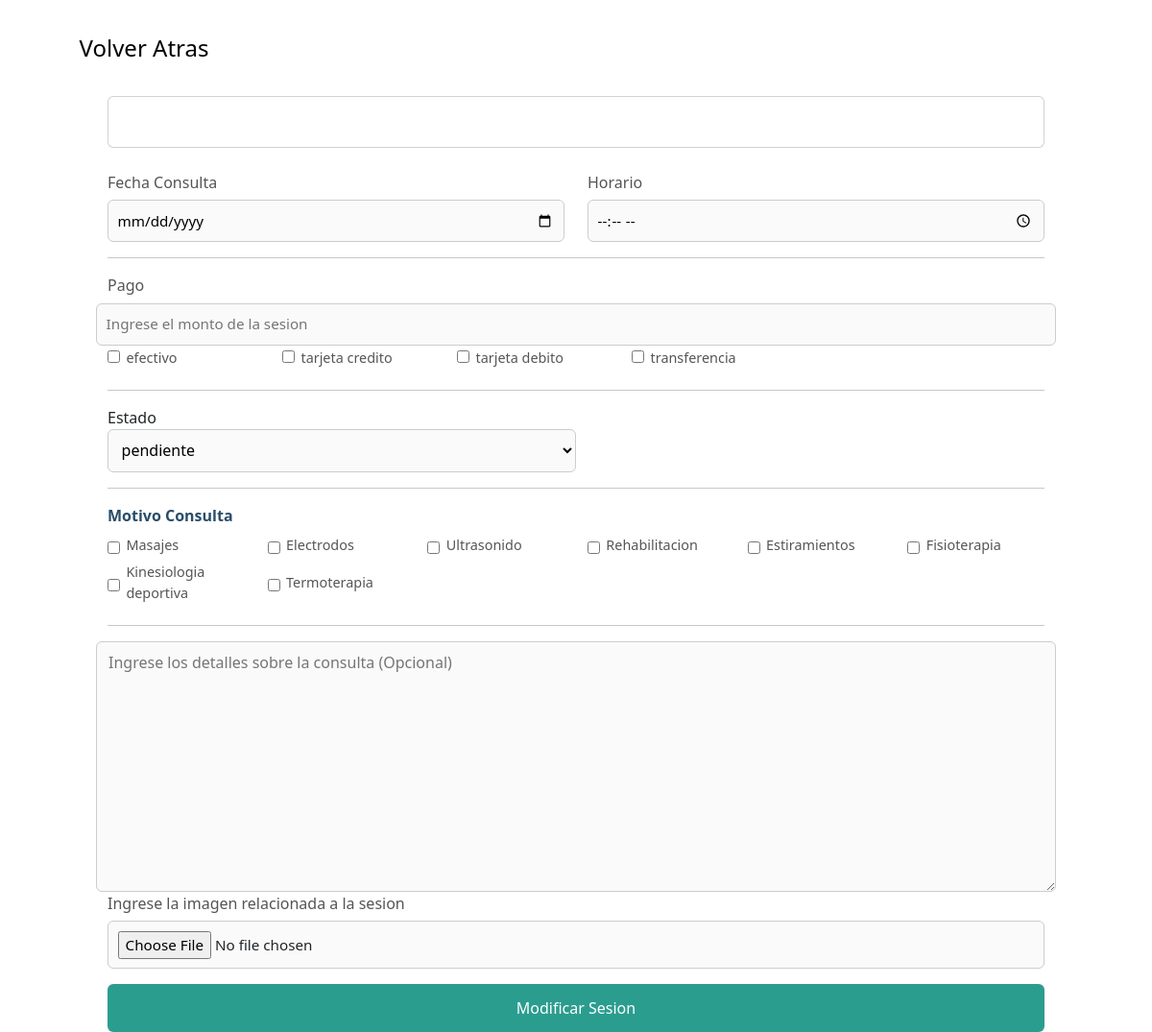
Page /admin/abml/modificacion-sesion.php (signed in) on the committed database.
### tables this page shows
CREATE TABLE `metodos_pago` (
  `id_metodos_pago` int(11) NOT NULL,
  `nombre` varchar(45) NOT NULL
);

CREATE TABLE `tratamientos` (
  `id_tratamientos` int(11) NOT NULL,
  `nombre` varchar(45) NOT NULL
);

### admin/abml/lectura.php (called while the page is built, shortened)
<?php
    $lecturaMetodosPago = "SELECT * FROM `metodos_pago`";
    $lecturaEstados = "SELECT * FROM `estados_sesiones`";
?>

### admin/abml/modificacion-sesion.php (the view, shortened to what this page needs)
<?php
    include_once("../../componentes/config/config.php");
    include_once("lectura.php");
?>
<!DOCTYPE html>
<html lang="en">
<head>
    <link rel="stylesheet" href="../../css-admin/sesiones.css">
    <?php
        include_once("../../librerias/bootstrap-css.php");
    ?>
</head>
<body>
    <main>
        <section>
            <article>
                <a class="volver-atras" href="../informacion-sesion.php?id=<?php echo $idSesion?>">Volver Atras</a>
            </article>
            <article>
                <form class="container-fluid form-modificacion" action="procesar-modificacion.php" method="post" enctype="multipart/form-data">
                    <div class="card mb-4">
                        <div class="card-body">
                        </div>
                    </div>
                    <div class="row">
                        <div class="col-6 d-flex flex-column">
                            <label for="fecha">Fecha Consulta</label>
                            <input type="date" name="fecha" id="fecha" placeholder="Ingrese fecha de la consulta" value="<?php echo $valueFecha?>">
                        </div>
                        <div class="col-6 d-flex flex-column">
                            <label for="hora">Horario</label>
                            <input type="time" name="hora" id="hora" placeholder="Ingrese horario de la consulta" value="<?php echo $valueHorario?>">
                        </div>
                    </div>
                    <hr>
                    <div>
                        <div>
                            <div class="row d-flex align-items-center">
                                <label class="col-2" for="monto">Pago</label>
                                <input class="col-4" type="number" name="monto" id="monto" placeholder="Ingrese el monto de la sesion" value="<?php echo $valueMonto?>">
                            </div>
                            <?php
                                $resultadoMetodoPago = mysqli_query($conexion,$lecturaMetodosPago);
                                while($metodoPago = mysqli_fetch_array($resultadoMetodoPago)) {
                                    echo "<input type='checkbox' name='metodos-pago[]' id='$metodoPago[nombre]' value='$metodoPago[id_metodos_pago]'>";
                                    echo "<label class='label-checkbox col-2' for='$metodoPago[nombre]'>$metodoPago[nombre]</label>";
                                }
                            ?>
                        </div>
                    </div>
                    <hr>
                    <div>
                        <div class="col-6 >
                            <label for="estado">Estado</label>
                            <select name="estado" id="estado">
                                <?php
                                    $estados = mysqli_query($conexion,$lecturaEstados);
                                    while($estado = mysqli_fetch_array($estados)) {
                                        echo "<option value='$estado[id_estado]'>$estado[nombre]</option>";
                                    }
                                ?>
                            </select>
                        </div>
                    </div>
                    <hr>
                    <div>
                        <p class="motivo-consulta">Motivo Consulta</p>
                        <div class="row">
                        <?php
                            $lecturaTratamientos = "SELECT * FROM `tratamientos`";
                            $tratamientos = mysqli_query($conexion,$lecturaTratamientos);
                            while($tratamiento = mysqli_fetch_array($tratamientos)) {
                                echo "<div class='div-checkbox col-2'>";
                                echo "<input type='checkbox' name='tratamientos[]' id='$tratamiento[nombre]' value='$tratamiento[id_tratamientos]'>";
                                echo "<label class='label-checkbox' for='$tratamiento[nombre]'>$tratamiento[nombre]</label>";
                                echo "</div>";
                            }
                        ?>
                        </div>
                    </div>
                    <hr>
                    <div class="row">
                        <textarea class="col-12" name="detalles" id="detalles" rows="10" placeholder="Ingrese los detalles sobre la consulta (Opcional)"><?php echo $valueDescripcion?></textarea>
                    </div>
                    <div>
                        <label for="imagen">Ingrese la imagen relacionada a la sesion</label>
                        <input type="file" name="imagen" id="imagen" required>
                    </div>
                    <input type="submit" value="Modificar Sesion">
                </form>
            </article>
        </section>
    </main>
</body>
</html>

### css-admin/sesiones.css (style rules this page uses)
.volver-atras { text-decoration: none; padding: 0 2rem !important; color: black; font-size: 1.5rem; display: flex; justify-content: center; align-items: center; height: 100px; width: 300px; transition: font-size 0.3s ease; }
form p { font-weight: bold; margin-bottom: 1rem; color: #2a4d69; }
.motivo-consulta { font-weight: 600; margin-bottom: 0.5rem; color: #2a4d69; }
label { font-weight: 500; margin-bottom: 0.4rem; color: #555; }
input[type="text"], input[type="number"], input[type="date"], input[type="time"], input[type="file"], select, textarea { width: 100%; padding: 0.6rem; border: 1px solid #ccc; border-radius: 6px; background-color: #fafafa; font-size: 0.95rem; }
.form-modificacion { max-width: 1000px; }
.div-checkbox { display: flex; align-items: center; }
.label-checkbox { margin-left: 0.4rem; font-size: 0.9rem; }
hr { border: none; border-top: 1px solid #ddd; margin: 1.5rem 0; }
input[type="submit"] { display: block; width: 100%; background-color: #2a9d8f; color: #fff; border: none; padding: 0.8rem; border-radius: 6px; font-size: 1rem; cursor: pointer; transition: background-color 0.3s ease; margin-top: 1rem; }

### rows in the picture
metodos_pago: nombre "efectivo"
metodos_pago: nombre "tarjeta credito"
metodos_pago: nombre "tarjeta debito"
metodos_pago: nombre "transferencia"
tratamientos: nombre "Masajes"
tratamientos: nombre "Electrodos"
tratamientos: nombre "Ultrasonido"
tratamientos: nombre "Rehabilitacion"
tratamientos: nombre "Estiramientos"
tratamientos: nombre "Fisioterapia"
tratamientos: nombre "Kinesiologia deportiva"
tratamientos: nombre "Termoterapia"

### other values in the picture
form field estado "pendiente"
